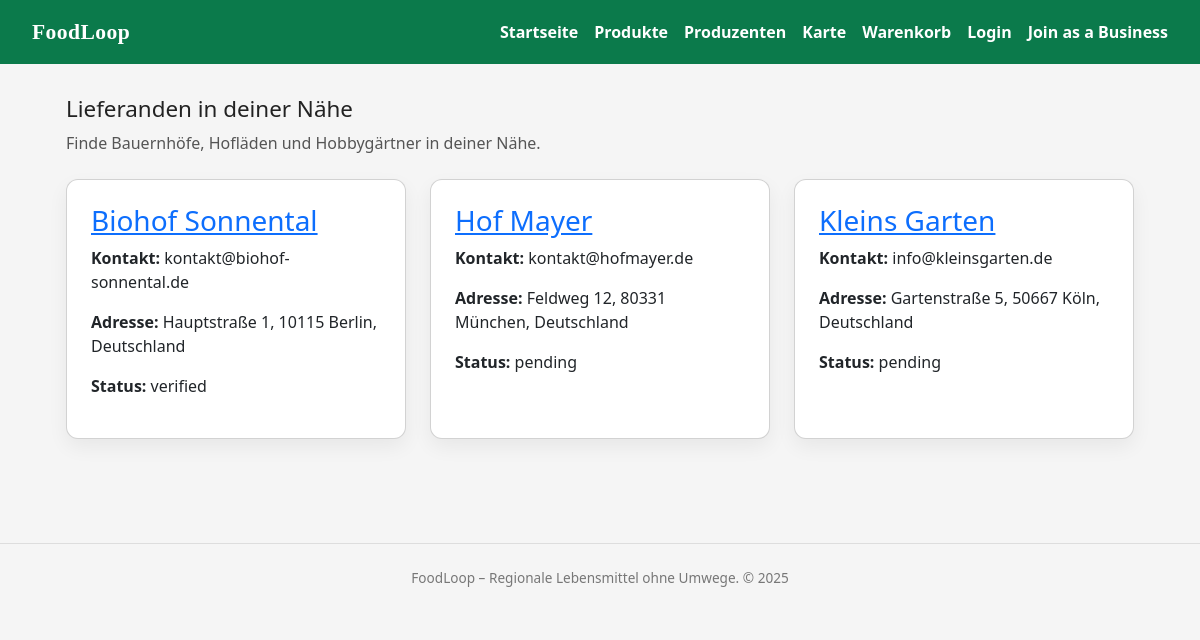
The app's page /producers, older data.
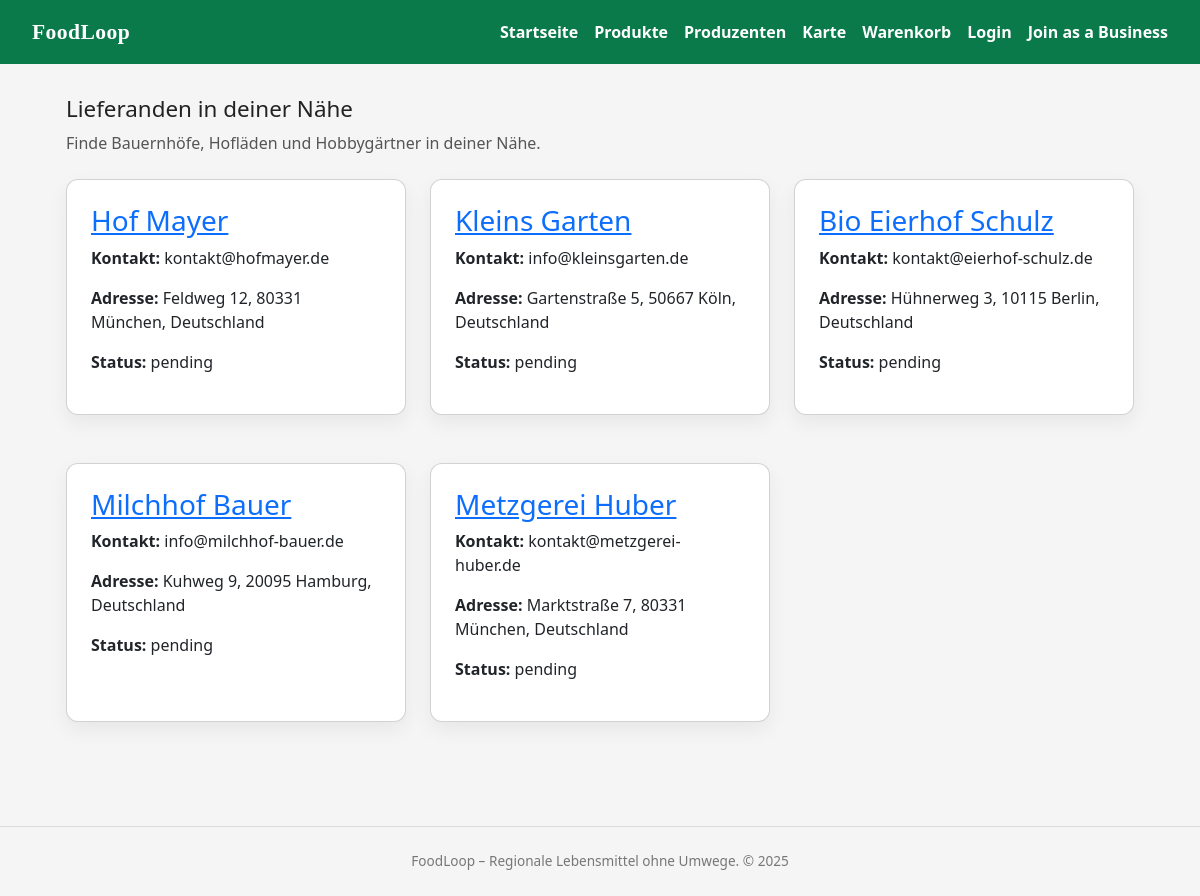
The same page, newer data.
### models.py (models this page shows)
class ProducerProfile(db.Model):
    __tablename__ = "producer_profile"
    producer_id = db.Column(db.Integer, primary_key=True)
    user_id = db.Column(
        db.Integer, db.ForeignKey("user.id"), nullable=False, unique=True
    )
    address_id = db.Column(
        db.Integer, db.ForeignKey("address.address_id"), nullable=True
    )
    display_name = db.Column(db.String(255), nullable=False)
    legal_name = db.Column(db.String(255), nullable=True)
    tax_id = db.Column(db.String(50), nullable=True)
    contact_email = db.Column(db.String(255), nullable=False)
    contact_phone = db.Column(db.String(50), nullable=True)
    verification_status = db.Column(
        db.String(20), nullable=False, default="pending"
    )
    created_at = db.Column(db.DateTime, default=datetime.utcnow, nullable=False)
    user = db.relationship("User", back_populates="producer_profile")
    products = db.relationship("Product", back_populates="producer", lazy="dynamic")
    address = db.relationship("Address", back_populates="producers")
    categories = db.relationship(
        "Category",
        secondary=producer_category,
        back_populates="producers",
        lazy="select",
    )

class Address(db.Model):
    __tablename__ = "address"
    address_id = db.Column(db.Integer, primary_key=True)
    street = db.Column(db.String(255), nullable=False)
    city = db.Column(db.String(100), nullable=False)
    zip = db.Column(db.String(20), nullable=False)
    country = db.Column(db.String(100), nullable=False)
    created_at = db.Column(db.DateTime, default=datetime.utcnow, nullable=False)
    customers = db.relationship(
        "CustomerProfile", back_populates="address", lazy="dynamic"
    )
    producers = db.relationship(
        "ProducerProfile", back_populates="address", lazy="dynamic"
    )

### app.py (the view)
@app.route("/producers")
def producers():
    producers = ProducerProfile.query.all()
    return render_template("producers.html", producers=producers, current_zip="", current_type="")

### templates/producers.html (shortened to what this page needs)
{% extends "base.html" %}
{% block content %}
<section>
    <h1 class="section-title">Lieferanden in deiner Nähe</h1>
    <p class="section-sub">
        Finde Bauernhöfe, Hofläden und Hobbygärtner in deiner Nähe.
    </p>
    <div class="grid">
        {% if producers %}
            {% for prod in producers %}
                <div class="card">
                    <h3>
                        <a href="{{ url_for('producer_detail', producer_id=prod.producer_id) }}">
                            {{ prod.display_name }}
                        </a>
                    </h3>
                    <p><strong>Kontakt:</strong> {{ prod.contact_email }}</p>
                    <p>
                        <strong>Adresse:</strong>
                        {% if prod.address %}
                            {{ prod.address.street }}, {{ prod.address.zip }} {{ prod.address.city }}, {{ prod.address.country }}
                        {% else %}
                            Keine Adresse hinterlegt
                        {% endif %}
                    </p>
                    <p><strong>Status:</strong> {{ prod.verification_status }}</p>
                </div>
            {% endfor %}
        {% else %}
            <div class="card">
                <p>Keine Produzenten gefunden.</p>
            </div>
        {% endif %}
    </div>
</section>
{% endblock %}

### templates/base.html (shortened to what this page needs)
<!DOCTYPE html>
<html lang="de">
<head>
    <link href="https://cdn.jsdelivr.net/npm/bootstrap@5.3.3/dist/css/bootstrap.min.css" rel="stylesheet">
    <link rel="stylesheet" href="{{ url_for('static', filename='css/main.css') }}">
</head>
<body>
<header class="site-header {% block header_class %}{% endblock %}">
    <div class="logo">
        FoodLoop
    </div>
    <nav>
        <a href="{{ url_for('home') }}">Startseite</a>
        <a href="{{ url_for('products') }}">Produkte</a>
        <a href="{{ url_for('producers') }}">Produzenten</a>
        <a href="{{ url_for('maps') }}">Karte</a>
        <a href="{{ url_for('cart') }}">Warenkorb</a>
        {% if current_user.is_authenticated %}
            <a href="{{ url_for('account') }}">Mein Konto</a>
        {% else %}
            <a href="{{ url_for('login') }}">Login</a>
        {% endif %}
        <a href="{{ url_for('business') }}">Join as a Business</a>
    </nav>
</header>
<main class="{% block main_class %}{% endblock %}">
    {% block content %}{% endblock %}
</main>
<footer>
    FoodLoop – Regionale Lebensmittel ohne Umwege. &copy; {{ 2025 }}
</footer>
</body>
</html>

### static/css/base.css (style rules this page uses)
body { font-family: system-ui, -apple-system, BlinkMacSystemFont, "Segoe UI", sans-serif; margin: 0; background: #f5f5f5; color: #222; overflow-x: hidden; }

### static/css/layout.css (style rules this page uses)
.site-header { background: #0b7a4b; color: white; padding: 1rem 2rem; display: flex; justify-content: space-between; align-items: center; }
.site-header nav { display: flex; align-items: center; gap: 1rem; flex-wrap: wrap; }
.site-header a { color: white; text-decoration: none; font-weight: 600; }
.logo { font-family: Georgia, "Times New Roman", Times, serif; font-weight: 900; font-size: 1.35rem; letter-spacing: 0.02em; color: white; }
main { max-width: 1100px; margin: 2rem auto; padding: 0 1rem 3rem; }
footer { text-align: center; padding: 1.5rem 1rem; color: #777; border-top: 1px solid #ddd; font-size: 0.85rem; }
.grid { display: grid; grid-template-columns: repeat(auto-fill, minmax(260px, 1fr)); gap: 1.5rem; max-width: 1100px; margin: 0 auto; }
.section-title { font-size: 1.4rem; margin-bottom: 0.5rem; }
.section-sub { color: #555; margin-bottom: 1.5rem; }

### static/css/components.css (style rules this page uses)
.card { background: white; border-radius: 0.75rem; padding: 1.5rem; box-shadow: 0 8px 20px rgba(0,0,0,0.06); margin-bottom: 1.5rem; }

Row changes from the older to the newer data that the page shows:
removed ProducerProfile: display_name "Biohof Sonnental", contact_email "kontakt@biohof-sonnental.de", address.street "Hauptstraße 1", address.zip "10115", address.city "Berlin", address.country "Deutschland", verification_status "verified"
added ProducerProfile: display_name "Bio Eierhof Schulz", contact_email "kontakt@eierhof-schulz.de", address.street "Hühnerweg 3", address.zip "10115", address.city "Berlin", address.country "Deutschland", verification_status "pending"
added ProducerProfile: display_name "Milchhof Bauer", contact_email "info@milchhof-bauer.de", address.street "Kuhweg 9", address.zip "20095", address.city "Hamburg", address.country "Deutschland", verification_status "pending"
added ProducerProfile: display_name "Metzgerei Huber", contact_email "kontakt@metzgerei-huber.de", address.street "Marktstraße 7", address.zip "80331", address.city "München", address.country "Deutschland", verification_status "pending"
